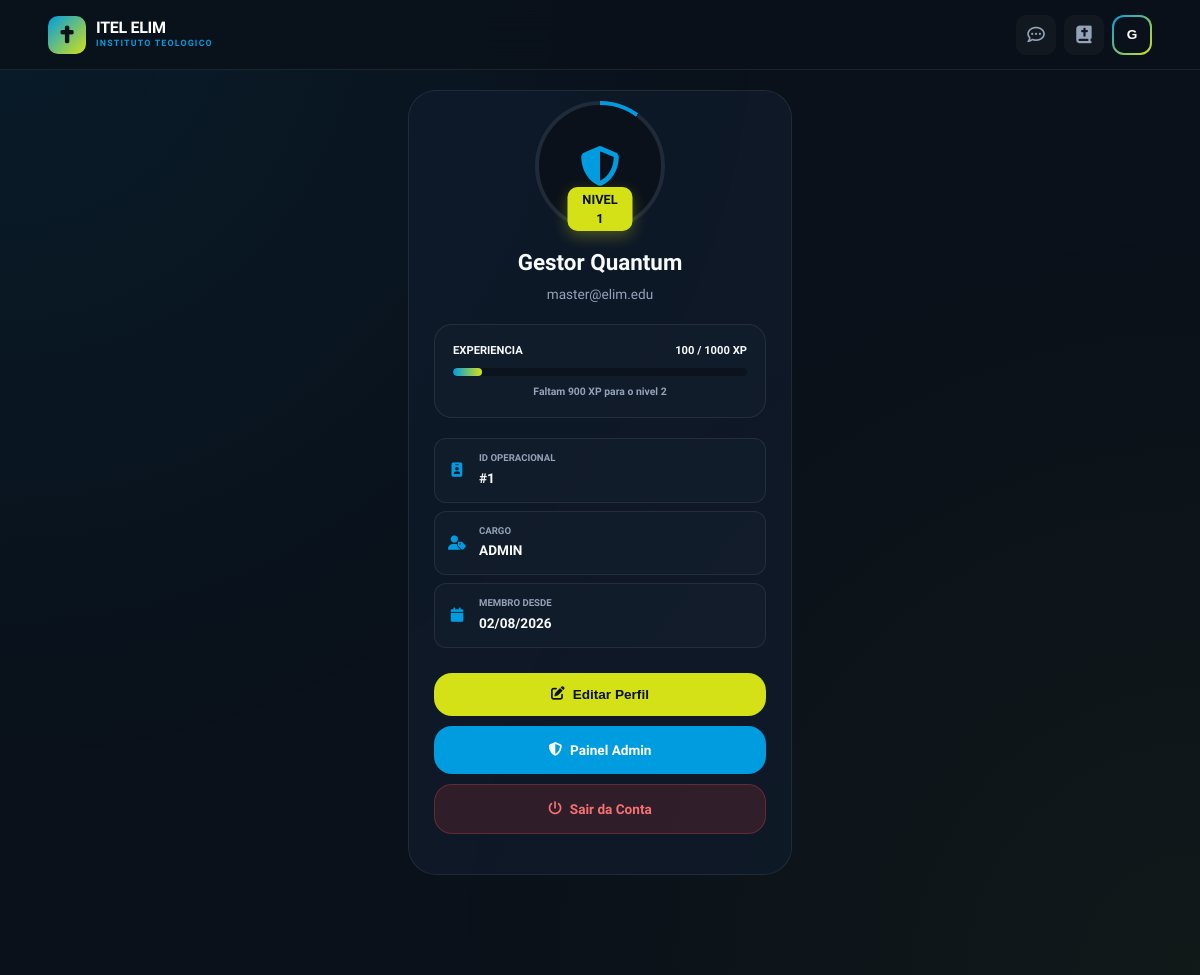
Screenshot of /perfil (signed in) with the database file from the repository.
### app.py (models this page shows, shortened)
class User(db.Model, UserMixin):
    __tablename__ = "users"
    id = db.Column(db.Integer, primary_key=True)
    public_id = db.Column(db.String(36), unique=True, default=lambda: str(uuid.uuid4()))
    name = db.Column(db.String(100), nullable=False)
    email = db.Column(db.String(120), unique=True, nullable=False)
    password_hash = db.Column(db.String(255), nullable=False)
    role = db.Column(db.String(20), default="aluno", nullable=False)
    xp = db.Column(db.Integer, default=0)
    is_active = db.Column(db.Boolean, default=True)
    is_approved = db.Column(db.Boolean, default=False)
    last_login = db.Column(db.DateTime, default=datetime.utcnow)
    created_at = db.Column(db.DateTime, default=datetime.utcnow)
    logs = db.relationship('LogAtividade', backref='owner', cascade="all, delete-orphan", lazy='dynamic')
    progresso = db.relationship('ProgressoAula', backref='estudante', lazy='dynamic', cascade="all, delete-orphan")
    notificacoes = db.relationship('Notification', backref='user', lazy='dynamic', cascade="all, delete-orphan")
    @property
    def nivel(self):
        return (self.xp // 1000) + 1
    @property
    def xp_no_nivel(self):
        return self.xp % 1000

### app.py (the view)
@app.route("/perfil")
@login_required
def perfil():
    return render_template("perfil.html", user=current_user)

### app.py (called while the page is built)
@login_manager.user_loader
def load_user(user_id):
    return db.session.get(User, int(user_id))

### templates/perfil.html (shortened to what this page needs)
{% extends "base.html" %}
{% block content %}
<div class="profile-page">
    <div class="profile-card animate-in">
        <div class="avatar-section">
            <div class="avatar-ring-lg"><div class="avatar-inner-lg">{% if user.role == 'admin' %}<i class="fa-solid fa-shield-halved"></i>{% else %}<i class="fa-solid fa-user-graduate"></i>{% endif %}</div></div>
            <div class="level-badge">NIVEL {{ user.nivel }}</div>
        </div>
        <div class="profile-name">{{ user.name }}</div>
        <div class="profile-email">{{ user.email }}</div>
        <div class="xp-box">
            <div class="xp-header"><span>Experiencia</span><span>{{ user.xp_no_nivel }} / 1000 XP</span></div>
            <div class="xp-bar-bg"><div class="xp-bar-fill" style="width: {{ user.xp_no_nivel / 10 }}%"></div></div>
            <div class="xp-info">Faltam {{ 1000 - user.xp_no_nivel }} XP para o nivel {{ user.nivel + 1 }}</div>
        </div>
        <div class="info-list">
            <div class="info-item"><i class="fa-solid fa-id-badge"></i><div><span class="label">ID Operacional</span><span class="value">#{{ user.id }}</span></div></div>
            <div class="info-item"><i class="fa-solid fa-user-tag"></i><div><span class="label">Cargo</span><span class="value">{{ user.role | upper }}</span></div></div>
            <div class="info-item"><i class="fa-solid fa-calendar"></i><div><span class="label">Membro desde</span><span class="value">{{ user.created_at.strftime('%d/%m/%Y') }}</span></div></div>
        </div>
        <button onclick="editarPerfil()" class="btn btn-primary btn-block"><i class="fa-solid fa-pen-to-square"></i> Editar Perfil</button>
        {% if user.role == 'admin' %}
        <a href="{{ url_for('lista_aprovacoes') }}" class="btn btn-secondary btn-block"><i class="fa-solid fa-shield-halved"></i> Painel Admin</a>
        {% endif %}
        <a href="{{ url_for('logout') }}" class="btn btn-danger btn-block"><i class="fa-solid fa-power-off"></i> Sair da Conta</a>
    </div>
</div>
{% endblock %}

### templates/base.html (shortened to what this page needs)
<!DOCTYPE html>
<html lang="pt-br">
<head>
    <link rel="stylesheet" href="https://cdnjs.cloudflare.com/ajax/libs/font-awesome/6.5.1/css/all.min.css">
</head>
<body>
    <div class="bg-glow"></div>
    {% if current_user.is_authenticated %}
    <header class="main-header">
        <a href="{{ url_for('dashboard') }}" class="logo-container">
            <div class="logo-icon"><i class="fa-solid fa-cross"></i></div>
            <div><div class="brand-text">ITEL ELIM</div><div class="brand-subtext">Instituto Teologico</div></div>
        </a>
        <div class="user-actions">
            <a href="{{ url_for('feedback') }}" class="action-btn" title="Feedback"><i class="fa-regular fa-comment-dots"></i></a>
            <a href="{{ url_for('lista_aulas') }}" class="action-btn" title="Biblioteca"><i class="fa-solid fa-book-bible"></i></a>
            <button class="profile-trigger" id="profileTrigger" onclick="toggleMenu(event)">
                <div class="avatar-ring"><span>{{ current_user.name[0] | upper }}</span></div>
            </button>
        </div>
    </header>
    {% endif %}
    <main>{% block content %}{% endblock %}</main>
</body>
</html>

### templates/base.html (style rules this page uses)
:root { --primary: #d4e117; --secondary: #009ce0; --accent: #005da3; --bg-deep: #0a111a; --bg-card: rgba(16, 28, 45, 0.7); --glass: rgba(255, 255, 255, 0.03); --glass-border: rgba(255, 255, 255, 0.08); --text-prio: #f8fafc; --text-sec: #94a3b8; --danger: #ef4444; --success: #10b981; --radius-sm: 12px; --radius-md: 18px; --radius-lg: 28px; }
* { box-sizing: border-box; margin: 0; padding: 0; -webkit-tap-highlight-color: transparent; }
html { scroll-behavior: smooth; }
body { font-family: 'Plus Jakarta Sans', sans-serif; background: var(--bg-deep); color: var(--text-prio); min-height: 100vh; line-height: 1.5; overflow-x: hidden; -webkit-font-smoothing: antialiased; }
.bg-glow { position: fixed; inset: 0; z-index: -1; pointer-events: none; background-image: radial-gradient(circle at 0% 0%, rgba(0, 156, 224, 0.08) 0%, transparent 50%), radial-gradient(circle at 100% 100%, rgba(212, 225, 23, 0.04) 0%, transparent 50%); }
.main-header { display: flex; justify-content: space-between; align-items: center; padding: 0 4%; height: 70px; background: rgba(10, 17, 26, 0.9); backdrop-filter: blur(20px); -webkit-backdrop-filter: blur(20px); border-bottom: 1px solid var(--glass-border); position: sticky; top: 0; z-index: 1000; }
.logo-container { display: flex; align-items: center; gap: 10px; text-decoration: none; }
.logo-icon { width: 38px; height: 38px; background: linear-gradient(135deg, var(--secondary), var(--primary)); border-radius: 10px; display: flex; align-items: center; justify-content: center; font-size: 1.1rem; color: var(--bg-deep); flex-shrink: 0; }
.brand-text { color: #fff; font-weight: 800; font-size: 1rem; letter-spacing: -0.3px; line-height: 1.1; }
.brand-subtext { color: var(--secondary); font-size: 0.55rem; font-weight: 700; text-transform: uppercase; letter-spacing: 1.2px; }
.user-actions { display: flex; align-items: center; gap: 8px; }
.action-btn { color: var(--text-sec); font-size: 1.1rem; text-decoration: none; width: 40px; height: 40px; display: flex; align-items: center; justify-content: center; border-radius: 10px; transition: all 0.3s ease; background: rgba(255, 255, 255, 0.03); border: 1px solid transparent; position: relative; }
.profile-trigger { background: none; border: none; padding: 0; cursor: pointer; }
.avatar-ring { width: 40px; height: 40px; border-radius: 12px; background: linear-gradient(135deg, var(--secondary), var(--primary)); padding: 2px; transition: transform 0.3s ease; }
.avatar-ring span { background: var(--bg-deep); width: 100%; height: 100%; border-radius: 10px; display: flex; align-items: center; justify-content: center; color: #fff; font-weight: 800; font-size: 0.85rem; }
.btn { display: inline-flex; align-items: center; justify-content: center; gap: 8px; padding: 14px 24px; border-radius: var(--radius-md); font-weight: 700; font-size: 0.85rem; text-decoration: none; border: none; cursor: pointer; transition: all 0.3s cubic-bezier(0.4, 0, 0.2, 1); white-space: nowrap; }
.btn-primary { background: var(--primary); color: var(--bg-deep); }
.btn-secondary { background: var(--secondary); color: #fff; }
.btn-danger { background: rgba(239, 68, 68, 0.15); color: #f87171; border: 1px solid rgba(239, 68, 68, 0.3); }
.animate-in { animation: fadeInUp 0.5s ease forwards; }

### rows the page displays
User: name "G", nivel "1", name "Gestor Quantum", email "master@elim.edu", xp_no_nivel "100", 1000-user.xp_no_nivel "900", user.nivel+1 "2", id "1", role "ADMIN", created_at "02/08/2026"
